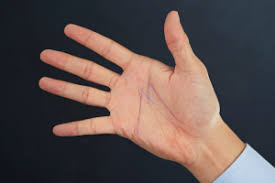
#> input picture Extract Dominant Color/image/palm_b.jpg, 275 x 183 px
$ python main.py -i image/palm_b.jpg -c 1
#> lines starting #> are read from the running program, lines starting #| are printed output that depends on the picture
### Extract Dominant Color/dominant_color.py
# Extract Dominant Color
#
# The module contains the DominantColor class which
# provides the extractColor function for obtaining the list
# of dominant colors


import cv2
from sklearn.cluster import KMeans

class DominantColor():
    clusters = None

    def __init__(self, image, clusters=3):
        self.image = image
        self.clusters = clusters

    def extractColor(self):
        # Convert to RGB
        image = cv2.cvtColor(self.image, cv2.COLOR_BGR2RGB)


        # Reshape image
        h, w, c = image.shape
        image = image.reshape((h*w, c))


        # Using K-Means Clustering
        kmeans = KMeans(self.clusters)
        kmeans.fit(image)


        # Cluster centres = dominant colors
        colors = kmeans.cluster_centers_


        return colors.astype(int)

### Extract Dominant Color/main.py
# Extract Dominant Color
#
# This is the driver program where the image is read and passed to
# an object of class DominantColor for getting the list of dominant colors

import cv2
import argparse
import numpy as np
from dominant_color import DominantColor

# Driver function
def main():
    # Argument parser
    parser = argparse.ArgumentParser(description="Detect the shapes in image")
    parser.add_argument('-i', help="Process image at the specified path", required=True)
    parser.add_argument('-c', choices=['1','2','3','4','5','6','7','8'], help="Number of colors to be extracted", required=True)
    path = parser.parse_args().i
    cluster = int(parser.parse_args().c)


    # Open the image file
    image = cv2.imread(path)
#> image is the input picture: shape (183, 275, 3); mean B, G, R 77.7, 79.5, 92.5


    # Create DominantColor object
    dcObj = DominantColor(image, cluster)


    # Extract list of colors
    colors = dcObj.extractColor()
#> colors = [[92, 79, 77]]


    # Setting 480 as the default height for a better output view
    if cluster > 6:
        height = 70*cluster
    elif cluster > 0 and cluster <= 6:
        height = 480


    # Output image
    image_output = np.zeros((height, 350, 3), dtype="uint8")


    # Display the list of extracted colors
    f = 0
    for c in colors:
        c = ( int (c[0]), int (c[1]), int (c[2]) )
        cv2.rectangle(image_output, (5, 5+f), (50, 50+f), color = (255, 255, 255), thickness=1)
        cv2.rectangle(image_output, (7, 7+f), (48, 48+f), color = c, thickness=-1)
        cv2.putText(image_output, str(c), (150, 31+f),  cv2.FONT_HERSHEY_SIMPLEX, 0.6, (255, 255, 255), 1)
        f += 70
#> this loop made 1 pass
#> (c, f) on pass 1: ((92, 79, 77), 70)
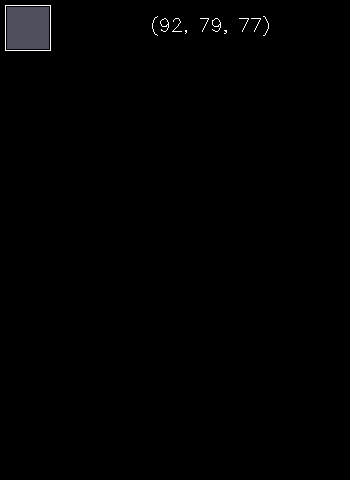
#> image_output: shape (480, 350, 3); mean of channels 0, 1, 2 1.6, 1.4, 1.4; drawn as B, G, R
#> after the loop, f = 70


    # Concatenate original image and output image
    image = cv2.resize(image, (int(height * image.shape[1] / image.shape[0]), height))
#> image: shape (480, 721, 3)
    image_output = np.concatenate((image, image_output), axis=1)
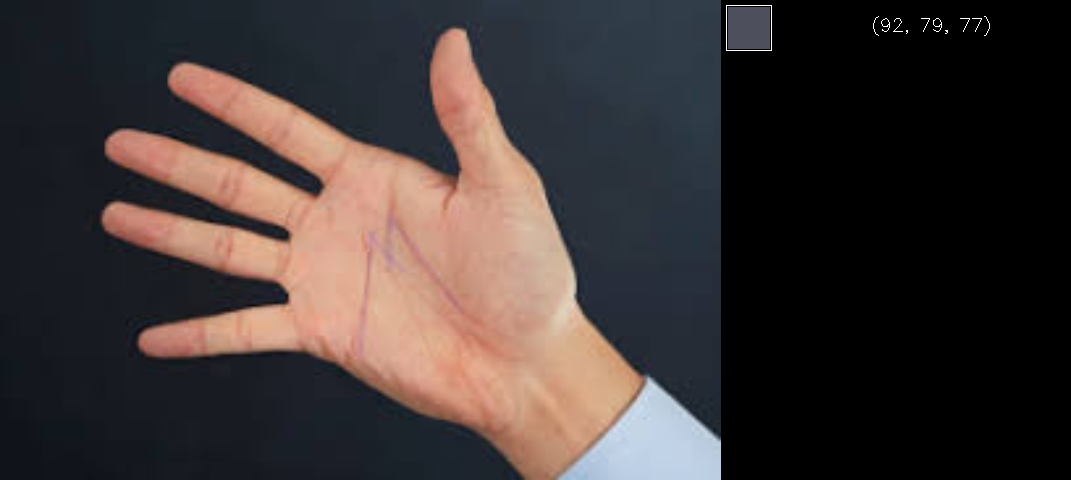
#> image_output: shape (480, 1071, 3); mean B, G, R 52.8, 53.9, 62.7


    # Display output image
    cv2.imshow("Extract Dominant Color", image_output)
    cv2.waitKey(0)
    cv2.destroyAllWindows()

main()
